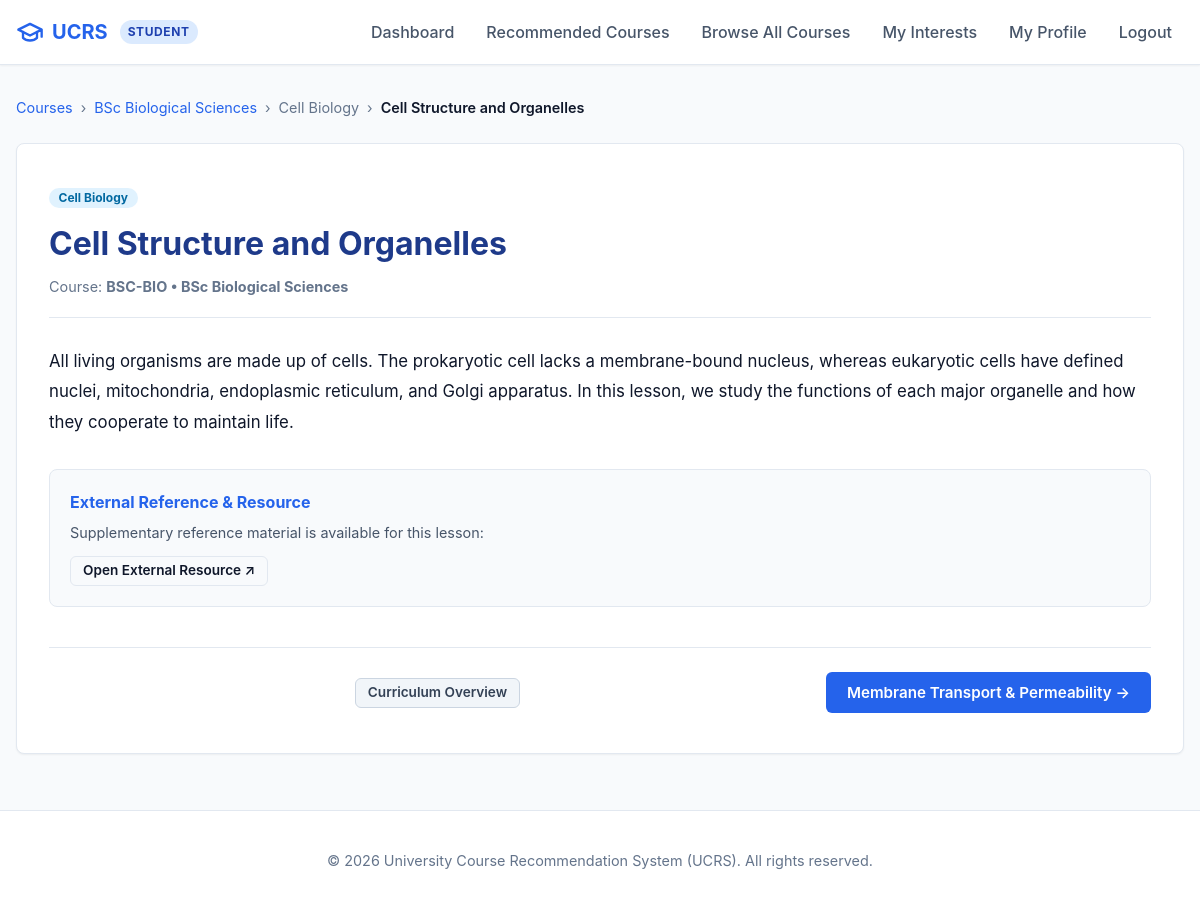
Screenshot of /student/topic.php?id=1 (signed in) with the database file from the repository.
### tables this page shows
CREATE TABLE IF NOT EXISTS topics (
    id INT AUTO_INCREMENT PRIMARY KEY,
    unit_id INT NOT NULL,
    title VARCHAR(150) NOT NULL,
    content TEXT,
    resource_url VARCHAR(255) NULL,
    sort_order INT NOT NULL DEFAULT 1,
    FOREIGN KEY (unit_id) REFERENCES units(id) ON DELETE CASCADE
);

CREATE TABLE IF NOT EXISTS courses (
    id INT AUTO_INCREMENT PRIMARY KEY,
    category_id INT NOT NULL,
    code VARCHAR(20) NOT NULL UNIQUE,
    name VARCHAR(150) NOT NULL,
    description TEXT,
    level VARCHAR(50),
    duration VARCHAR(50),
    is_active TINYINT(1) NOT NULL DEFAULT 1,
    FOREIGN KEY (category_id) REFERENCES categories(id) ON DELETE RESTRICT
);

CREATE TABLE IF NOT EXISTS units (
    id INT AUTO_INCREMENT PRIMARY KEY,
    course_id INT NOT NULL,
    title VARCHAR(150) NOT NULL,
    description TEXT,
    sort_order INT NOT NULL DEFAULT 1,
    FOREIGN KEY (course_id) REFERENCES courses(id) ON DELETE CASCADE
);

### includes/config.php (called while the page is built, shortened)
<?php
function app_url(string $path = ''): string {
    static $base = null;
    if ($base === null) {
        $docRoot = isset($_SERVER['DOCUMENT_ROOT']) ? str_replace('\\', '/', realpath($_SERVER['DOCUMENT_ROOT'])) : '';
        $appRoot = str_replace('\\', '/', realpath(APP_ROOT));
        if ($docRoot && str_starts_with($appRoot, $docRoot)) {
            $base = substr($appRoot, strlen($docRoot));
        } else {
            $script = str_replace('\\', '/', $_SERVER['SCRIPT_NAME'] ?? '');
            $parts = explode('/', trim($script, '/'));
            $base = !empty($parts) && $parts[0] !== 'index.php' ? '/' . $parts[0] : '';
        }
        $base = rtrim($base, '/');
    }
    $path = ltrim($path, '/');
    return ($base ? $base : '') . ($path !== '' ? '/' . $path : '');
}
function e(?string $value): string {
    return htmlspecialchars($value ?? '', ENT_QUOTES, 'UTF-8');
}

### includes/eligibility.php (called while the page is built, shortened)
<?php
require_once __DIR__ . '/config.php';
function check_profile_completeness(PDO $pdo, int $userId): array {
    $stmt = $pdo->prepare("SELECT id, full_name, email, education_level FROM users WHERE id = ?");
    $stmt->execute([$userId]);
    $user = $stmt->fetch();
    $educationLevel = $user['education_level'];
    $missing = [];
    if ($educationLevel === 'SECONDARY') {
        $stmtSettings = $pdo->query("SELECT setting_value FROM settings WHERE setting_key = 'min_subjects'");
        $minSubjects = (int)($stmtSettings->fetchColumn() ?: 3);
        $stmtSubs = $pdo->prepare("SELECT COUNT(*) FROM student_subjects WHERE user_id = ?");
        $stmtSubs->execute([$userId]);
        $subjectCount = (int)$stmtSubs->fetchColumn();
    }
    return [
        'is_complete' => empty($missing),
        'education_level' => $educationLevel,
        'missing_items' => $missing
    ];
}
function get_student_qualification_items(PDO $pdo, int $userId, string $educationLevel): array {
    if ($educationLevel === 'SECONDARY') {
        $stmt = $pdo->prepare("SELECT subject_id FROM student_subjects WHERE user_id = ?");
        $stmt->execute([$userId]);
        return array_map('intval', $stmt->fetchAll(PDO::FETCH_COLUMN));
    } elseif ($educationLevel === 'TERTIARY') {
        $stmt = $pdo->prepare("SELECT program_id FROM student_profiles WHERE user_id = ? AND program_status IN ('CURRENT', 'COMPLETED')");
        $stmt->execute([$userId]);
        $progId = $stmt->fetchColumn();
        return $progId ? [(int)$progId] : [];
    }
    return [];
}
function get_course_rules_by_group(PDO $pdo, int $courseId, string $educationLevel): array {
    if ($educationLevel === 'SECONDARY') {
        $stmt = $pdo->prepare("
            SELECT cr.group_no, cr.subject_id AS item_id, s.name AS item_name
            FROM course_requirements cr
            JOIN subjects s ON cr.subject_id = s.id
            WHERE cr.course_id = ? AND cr.applies_to = 'SECONDARY' AND s.is_active = 1
            ORDER BY cr.group_no ASC, s.name ASC
        ");
    }
    $stmt->execute([$courseId]);
    $rows = $stmt->fetchAll();
    $groups = [];
    foreach ($rows as $row) {
        $gNo = (int)$row['group_no'];
        if (!isset($groups[$gNo])) {
            $groups[$gNo] = [
                'ids' => [],
                'names' => []
            ];
        }
        $groups[$gNo]['ids'][] = (int)$row['item_id'];
        $groups[$gNo]['names'][] = $row['item_name'];
    }
    return $groups;
}
function evaluate_course_for_student(PDO $pdo, array $course, int $userId, string $educationLevel, array $studentItems): array {
    $courseId = (int)$course['id'];
    $groups = get_course_rules_by_group($pdo, $courseId, $educationLevel);
    $allPassed = true;
    $matchedItems = [];
    $unmetGroups = [];
    foreach ($groups as $groupNo => $gData) {
        $intersect = array_intersect($studentItems, $gData['ids']);
        if (count($intersect) > 0) {
            foreach ($intersect as $matchedId) {
                $idx = array_search($matchedId, $gData['ids']);
                if ($idx !== false && isset($gData['names'][$idx])) {
                    $matchedItems[] = $gData['names'][$idx];
                }
            }
        } else {
            $allPassed = false;
            $unmetGroups[] = implode(' or ', $gData['names']);
        }
    }
    $matchedItems = array_values(array_unique($matchedItems));
    $matchedCount = count($matchedItems);
    if ($allPassed) {
        $reason = '';
        if ($educationLevel === 'SECONDARY') {
            $reason = 'You studied ' . implode(' and ', $matchedItems);
        } else {
            $reason = 'Your program is ' . implode(' / ', $matchedItems);
        }
        return [
            'is_eligible' => true,
            'reason' => $reason,
            'matched_count' => $matchedCount,
            'has_rules' => true,
            'missing_description' => ''
        ];
    }
}
function can_student_view_lessons(PDO $pdo, int $userId, int $courseId): bool {
    $completeness = check_profile_completeness($pdo, $userId);
    $stmt = $pdo->prepare("SELECT * FROM courses WHERE id = ? AND is_active = 1");
    $stmt->execute([$courseId]);
    $course = $stmt->fetch();
    $educationLevel = $completeness['education_level'];
    $studentItems = get_student_qualification_items($pdo, $userId, $educationLevel);
    $eval = evaluate_course_for_student($pdo, $course, $userId, $educationLevel, $studentItems);
    return $eval['is_eligible'];
}

### student/topic.php (the view, shortened to what this page needs)
<?php
require_once __DIR__ . '/../includes/config.php';
require_once __DIR__ . '/../includes/auth.php';
require_once __DIR__ . '/../includes/eligibility.php';
$pdo = get_db();
$userId = (int)$_SESSION['user_id'];
$topicId = isset($_GET['id']) ? (int)$_GET['id'] : 0;
$stmt = $pdo->prepare("
    SELECT t.*, u.title AS unit_title, u.id AS unit_id, c.id AS course_id, c.name AS course_name, c.code AS course_code, c.is_active AS course_is_active
    FROM topics t
    JOIN units u ON t.unit_id = u.id
    JOIN courses c ON u.course_id = c.id
    WHERE t.id = ?
");
$stmt->execute([$topicId]);
$topic = $stmt->fetch();
$courseId = (int)$topic['course_id'];
$canView = can_student_view_lessons($pdo, $userId, $courseId);
    ?>
    <?php
$stmtAllTopics = $pdo->prepare("
    SELECT t.id, t.title
    FROM topics t
    JOIN units u ON t.unit_id = u.id
    WHERE u.course_id = ?
    ORDER BY u.sort_order ASC, t.sort_order ASC, t.id ASC
");
$stmtAllTopics->execute([$courseId]);
$courseTopics = $stmtAllTopics->fetchAll();
$nextTopic = null;
$total = count($courseTopics);
for ($i = 0; $i < $total; $i++) {
    if ((int)$courseTopics[$i]['id'] === $topicId) {
        if ($i < $total - 1) {
            $nextTopic = $courseTopics[$i + 1];
        }
        break;
    }
}
require_once __DIR__ . '/../includes/header.php';
?>
<div style="margin-bottom: 1.5rem; font-size: 0.9rem; color: var(--text-muted); display: flex; align-items: center; gap: 0.5rem; flex-wrap: wrap;">
    <a href="<?= e(app_url('student/courses.php')) ?>">Courses</a>
    <span>&rsaquo;</span>
    <a href="<?= e(app_url('student/course.php?id=' . $courseId)) ?>"><?= e($topic['course_name']) ?></a>
    <span>&rsaquo;</span>
    <span><?= e($topic['unit_title']) ?></span>
    <span>&rsaquo;</span>
    <span style="color: var(--text-main); font-weight: 600;"><?= e($topic['title']) ?></span>
</div>
<div class="card" style="padding: 2.5rem 2rem;">
    <div style="border-bottom: 1px solid var(--border-color); padding-bottom: 1.25rem; margin-bottom: 1.75rem;">
        <span class="badge badge-info" style="margin-bottom: 0.5rem;"><?= e($topic['unit_title']) ?></span>
        <h1 style="font-size: 2rem; margin: 0.25rem 0 0.5rem; color: #1e3a8a;"><?= e($topic['title']) ?></h1>
        <div style="font-size: 0.9rem; color: var(--text-muted);">
            Course: <strong><?= e($topic['course_code']) ?> &bull; <?= e($topic['course_name']) ?></strong>
        </div>
    </div>
    <div style="font-size: 1.05rem; line-height: 1.8; color: var(--text-main); margin-bottom: 2rem;">
        <?= nl2br(e($topic['content'])) ?>
    </div>
    <?php if (!empty($topic['resource_url'])): ?>
        <div style="background: #f8fafc; border: 1px solid var(--border-color); border-radius: 8px; padding: 1.25rem; margin-bottom: 2.5rem;">
            <h4 style="margin: 0 0 0.5rem; font-size: 1rem; color: var(--primary);">External Reference & Resource</h4>
            <p style="margin: 0 0 0.75rem; font-size: 0.9rem; color: var(--secondary);">
                Supplementary reference material is available for this lesson:
            </p>
            <a href="<?= e($topic['resource_url']) ?>" target="_blank" rel="noopener noreferrer" class="btn btn-outline btn-sm">
                Open External Resource &nearr;
            </a>
        </div>
    <?php endif; ?>
    <div style="display: flex; justify-content: space-between; align-items: center; border-top: 1px solid var(--border-color); padding-top: 1.5rem; flex-wrap: wrap; gap: 1rem;">
        <div>
            <a href="<?= e(app_url('student/course.php?id=' . $courseId)) ?>" class="btn btn-secondary btn-sm">
                Curriculum Overview
            </a>
        </div>
        <div>
            <?php if ($nextTopic): ?>
                <a href="<?= e(app_url('student/topic.php?id=' . $nextTopic['id'])) ?>" class="btn btn-primary">
                    <?= e($nextTopic['title']) ?> &rarr;
                </a>
            <?php endif; ?>
        </div>
    </div>
</div>
<?php require_once __DIR__ . '/../includes/footer.php'; ?>

### assets/css/style.css (style rules this page uses)
:root { --primary: #2563eb; --primary-hover: #1d4ed8; --primary-light: #eff6ff; --secondary: #475569; --secondary-hover: #334155; --success: #16a34a; --success-bg: #f0fdf4; --success-border: #bbf7d0; --danger: #dc2626; --danger-bg: #fef2f2; --danger-border: #fecaca; --warning: #d97706; --warning-bg: #fffbeb; --warning-border: #fde68a; --info: #0284c7; --info-bg: #f0f9ff; --info-border: #bae6fd; --text-main: #0f172a; --text-muted: #64748b; --bg-page: #f8fafc; --bg-card: #ffffff; --border-color: #e2e8f0; --border-radius: 8px; --shadow-sm: 0 1px 2px 0 rgba(0, 0, 0, 0.05); --shadow-md: 0 4px 6px -1px rgba(0, 0, 0, 0.1), 0 2px 4px -2px rgba(0, 0, 0, 0.1); --shadow-lg: 0 10px 15px -3px rgba(0, 0, 0, 0.1), 0 4px 6px -4px rgba(0, 0, 0, 0.1); --transition: all 0.2s ease-in-out; }
*, *::before, *::after { box-sizing: border-box; }
body { margin: 0; font-family: -apple-system, BlinkMacSystemFont, "Segoe UI", Roboto, "Helvetica Neue", Arial, sans-serif; font-size: 16px; line-height: 1.5; color: var(--text-main); background-color: var(--bg-page); display: flex; flex-direction: column; min-height: 100vh; }
a { color: var(--primary); text-decoration: none; transition: var(--transition); }
.card { background: var(--bg-card); border: 1px solid var(--border-color); border-radius: var(--border-radius); padding: 1.5rem; box-shadow: var(--shadow-sm); margin-bottom: 1.5rem; }
.btn { display: inline-flex; align-items: center; justify-content: center; gap: 0.5rem; padding: 0.65rem 1.25rem; font-size: 0.95rem; font-weight: 600; border-radius: 6px; border: 1px solid transparent; cursor: pointer; transition: var(--transition); text-decoration: none; line-height: 1.25; }
.btn-primary { background-color: var(--primary); color: #ffffff; }
.btn-secondary { background-color: #f1f5f9; color: var(--secondary-hover); border-color: #cbd5e1; }
.btn-outline { background-color: transparent; border-color: var(--border-color); color: var(--text-main); }
.btn-sm { padding: 0.35rem 0.75rem; font-size: 0.85rem; }
.badge { display: inline-block; padding: 0.25rem 0.6rem; font-size: 0.75rem; font-weight: 700; line-height: 1; border-radius: 9999px; text-align: center; }
.badge-info { background-color: #e0f2fe; color: #0369a1; }

### rows the page displays
topics: courses.name "BSc Biological Sciences", unit.title "Cell Biology", title "Cell Structure and Organelles", courses.code "BSC-BIO", content "All living organisms are made up of cells. The prokaryotic cell lacks a membrane-bound nucleus, whereas eukaryotic cells have defined nuclei, mitochondria, endoplasmic reticulum, and Golgi apparatus. In this lesson, we study the functions of each major organelle and how they cooperate to maintain life."
topics: title "Membrane Transport & Permeability"

### other values shown
$userRole "STUDENT"
